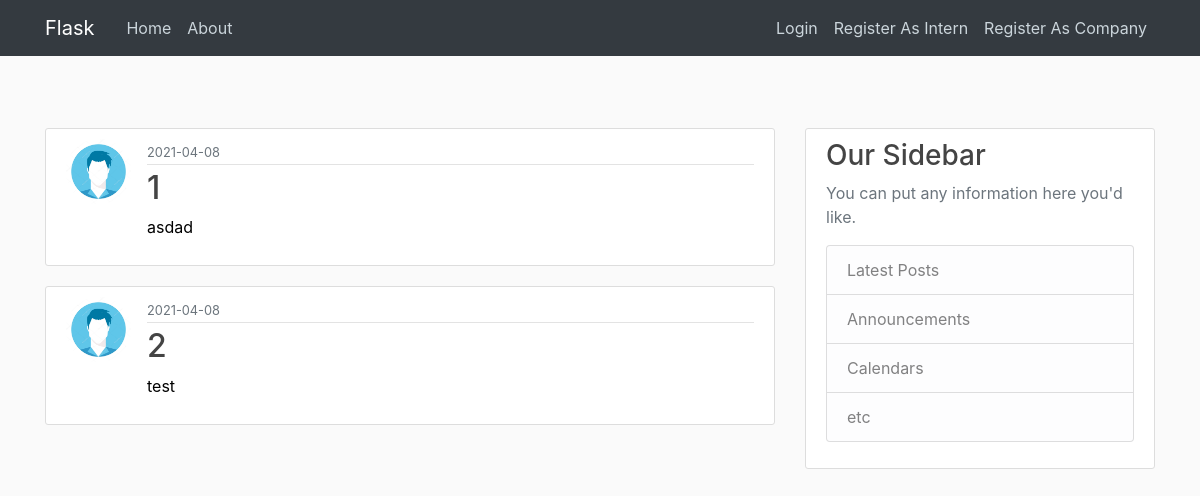
Page /home on the earlier database version.
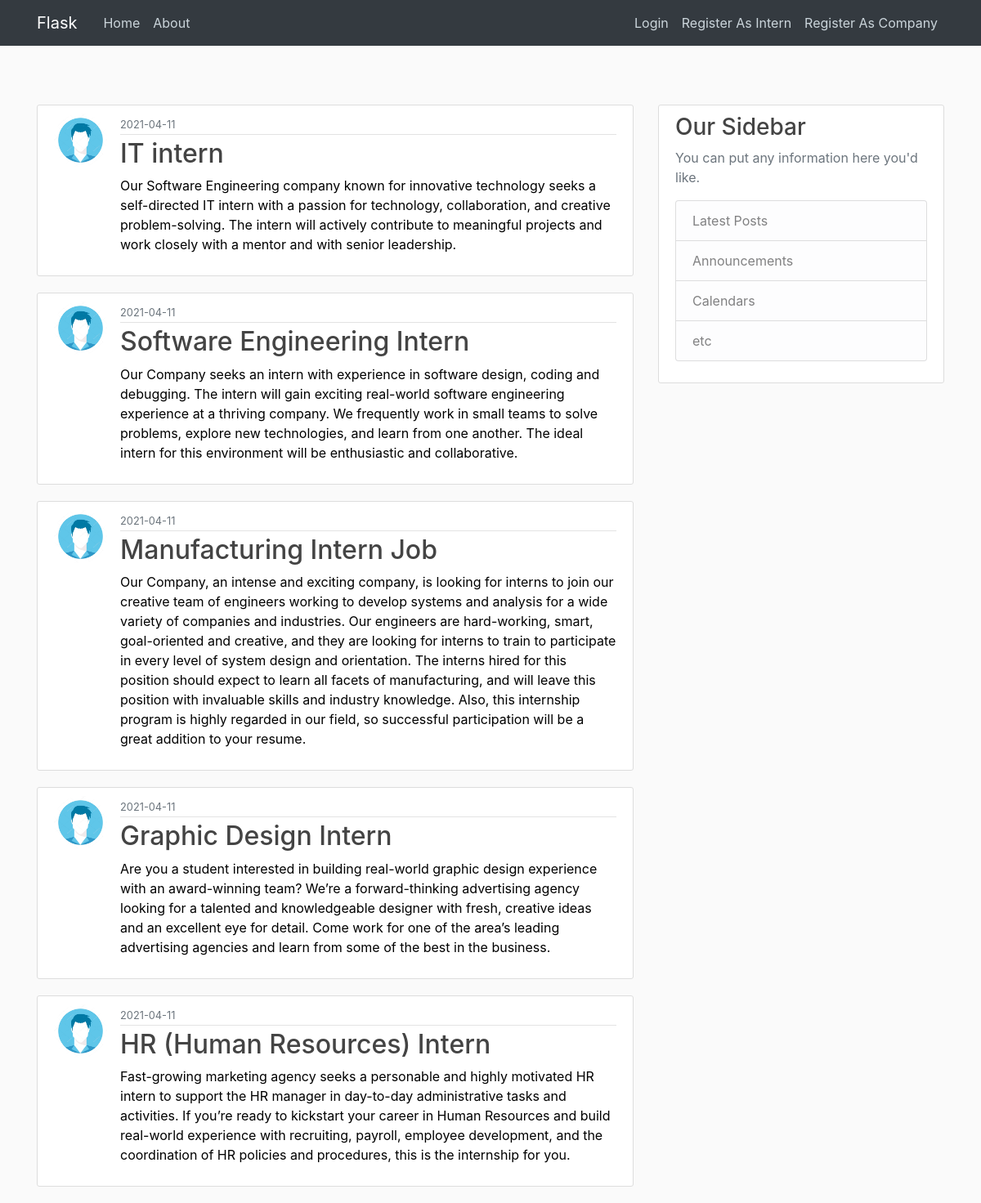
Same page on the later database version.
### interNect/models.py (models this page shows, shortened)
class Post(db.Model):
    id= db.Column(db.Integer,primary_key=True)
    title=db.Column(db.String,nullable=False)
    date_posted= db.Column(db.DateTime, nullable=False, default =datetime.utcnow)
    content= db.Column(db.Text, nullable=False)
    company_id= db.Column(db.Integer, db.ForeignKey('company.id'),nullable=False)

class Company(db.Model,UserMixin):
    id= db.Column(db.Integer, primary_key=True)
    company_name = db.Column(db.String,unique=True, nullable=False )
    email = db.Column(db.String, unique=True, nullable=False)
    profile_img = db.Column(db.String, default='company.jpg',unique=False)
    password = db.Column(db.String(60),nullable=False)
    street_address= db.Column(db.String)
    phone_number=db.Column(db.String)
    category = db.Column(db.String)
    description= db.Column(db.Text)
    postal_code = db.Column(db.String)
    posts = db.relationship('Post',backref='author',lazy=True)

### interNect/main/routes.py (the view)
@main.route("/")
@main.route("/home")
def home():
    posts = Post.query.all()
    return render_template('home.html',posts=posts)

### interNect/templates/home.html (shortened to what this page needs)
{%extends 'layout.html'%}
    {%block content%}
 {% for post in posts %}
        <article class="media content-section">
          <img class="rounded-circle article-img" src="{{ url_for('static', filename='profile_pics/' + post.author.profile_img) }}">
          <div class="media-body">
            <div class="article-metadata">
              <small class="text-muted">{{ post.date_posted.strftime('%Y-%m-%d') }}</small>
            </div>
            <h2><a class="article-title" href="#">{{ post.title }}</a></h2>
            <p class="article-content">{{ post.content }}</p>
          </div>
        </article>
    {% endfor %}
{%endblock content%}

### interNect/templates/layout.html (shortened to what this page needs)
<!DOCTYPE html>
<html>
<head>
    <link rel="stylesheet" href="https://maxcdn.bootstrapcdn.com/bootstrap/4.0.0/css/bootstrap.min.css">
    <link rel="stylesheet" href="{{ url_for('static', filename='main.css') }}">
    <link rel="stylesheet" type="text/css" href="{{ url_for('static', filename='main.css') }}">
</head>
<body>
    <header class="site-header">
      <nav class="navbar navbar-expand-md navbar-dark bg-dark fixed-top">
        <div class="container">
          <a class="navbar-brand mr-4" href="/">Flask </a>
          <div class="collapse navbar-collapse" id="navbarToggle">
            <div class="navbar-nav mr-auto">
              <a class="nav-item nav-link" href="{{url_for('main.home')}}">Home</a>
              <a class="nav-item nav-link" href="{{url_for('main.about')}}">About</a>
            </div>
            <div class="navbar-nav">
            {% if current_user.is_authenticated  %}
                 <a class="nav-item nav-link" href="{url_for('posts.post')}">New Post</a>
                <a class="nav-item nav-link" href="{url_for('main.logout')}">Logout</a>
                <a class="nav-item nav-link" href="">Profile</a>
                 <a class="nav-item nav-link" href="">New Post</a>
                <a class="nav-item nav-link" href="{{ url_for('main.logout') }}">Logout</a>
                <a class="nav-item nav-link" href="{{url_for('main.profile') }}">Profile</a>
            {% else %}
                <a class="nav-item nav-link" href="{{url_for('main.login')}}">Login</a>
                <a class="nav-item nav-link" href="{{url_for('intern.InternRegister')}}">Register As Intern</a>
                <a class="nav-item nav-link" href="{{url_for('company.register')}}">Register As Company</a>
            {% endif %}
            </div>
          </div>
        </div>
      </nav>
    </header>
    <main role="main" class="container mt-5 pt-5">
      <div class="row">
        <div class="col-md-8">
          {% block content %}
          {% endblock %}
        </div>
        <div class="col-md-4">
          <div class="content-section">
            <h3>Our Sidebar</h3>
            <p class='text-muted'>You can put any information here you'd like.
              <ul class="list-group">
                <li class="list-group-item list-group-item-light">Latest Posts</li>
                <li class="list-group-item list-group-item-light">Announcements</li>
                <li class="list-group-item list-group-item-light">Calendars</li>
                <li class="list-group-item list-group-item-light">etc</li>
              </ul>
            </p>
          </div>
        </div>
      </div>
    </main>
</body>
</html>

### interNect/static/main.css (style rules this page uses)
body { background: #fafafa; color: #000000; margin-top: 5rem; }
h1, h2, h3, h4, h5, h6 { color: #444444; }
.site-header .navbar-nav .nav-link { color: #cbd5db; }
.content-section { background: #ffffff; padding: 10px 20px; border: 1px solid #dddddd; border-radius: 3px; margin-bottom: 20px; color: #000000; }
.article-title { color: #444444; }
.article-content { white-space: pre-line; color: #000000; }
.article-img { height: 65px; width: 65px; margin-right: 16px; }
.article-metadata { padding-bottom: 1px; margin-bottom: 4px; border-bottom: 1px solid #e3e3e3 }

Differences in the rows shown:
removed Post: profile_img (picture), date_posted "2021-04-08", title "1", content "asdad"
removed Post: profile_img (picture), date_posted "2021-04-08", title "2", content "test"
added Post: profile_img (picture), date_posted "2021-04-11", title "IT intern", content "Our Software Engineering company known for innovative technology seeks a self-directed IT intern with a passion for technology, collaboration, and creative problem-solving. The intern will actively contribute to meaningful projects and work closely with a mentor and with senior leadership."
added Post: profile_img (picture), date_posted "2021-04-11", title "Software Engineering Intern", content "Our Company seeks an intern with experience in software design, coding and debugging. The intern will gain exciting real-world software engineering experience at a thriving company. We frequently work in small teams to solve problems, explore new technologies, and learn from one another. The ideal intern for this environment will be enthusiastic and collaborative."
added Post: profile_img (picture), date_posted "2021-04-11", title "Manufacturing Intern Job", content "Our Company, an intense and exciting company, is looking for interns to join our creative team of engineers working to develop systems and analysis for a wide variety of companies and industries. Our engineers are hard-working, smart, goal-oriented and creative, and they are looking for interns to train to participate in every level of system design and orientation. The interns hired for this position should expect to learn all facets of manufacturing, and will leave this position with invaluable skills and industry knowledge. Also, this internship program is highly regarded in our field, so successful participation will be a great addition to your resume."
added Post: profile_img (picture), date_posted "2021-04-11", title "Graphic Design Intern", content "Are you a student interested in building real-world graphic design experience with an award-winning team? We’re a forward-thinking advertising agency looking for a talented and knowledgeable designer with fresh, creative ideas and an excellent eye for detail. Come work for one of the area’s leading advertising agencies and learn from some of the best in the business."
added Post: profile_img (picture), date_posted "2021-04-11", title "HR (Human Resources) Intern", content "Fast-growing marketing agency seeks a personable and highly motivated HR intern to support the HR manager in day-to-day administrative tasks and activities. If you’re ready to kickstart your career in Human Resources and build real-world experience with recruiting, payroll, employee development, and the coordination of HR policies and procedures, this is the internship for you."
